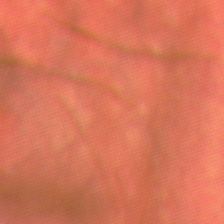
#> input picture Binary Image/Otsu/002.jpg, 224 x 224 px
$ python otsu.py
#> lines starting #> are read from the running program, lines starting #| are printed output that depends on the picture; after the words box and inside, x2 and y2 are one past the last pixel; in counts of white or black regions, pixels touching at a corner belong together
import cv2

if __name__ == "__main__":
    img = cv2.imread("002.jpg", cv2.IMREAD_GRAYSCALE)
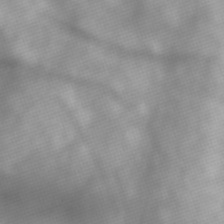
#> img: shape (224, 224); min 111, max 173, mean 143.3

    thresh2 = cv2.adaptiveThreshold(img, 255, cv2.ADAPTIVE_THRESH_GAUSSIAN_C,
                                          cv2.THRESH_BINARY, 195, 5)
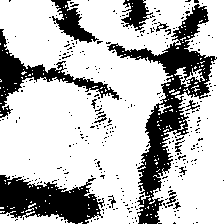
#> thresh2: shape (224, 224); 73.8% white; 341 black regions (326 under 20 px), largest, box (x1, y1, x2, y2) and area: (107, 4, 217, 224) 5536, (0, 175, 104, 224) 3095, (0, 29, 119, 118) 1960

    cv2.imwrite("otsu.jpg", thresh2)
